Frame 1 (no input): blank canvas, image omitted
Frame 60 (the mouse pressed at the canvas centre just before this capture): blank canvas, image omitted
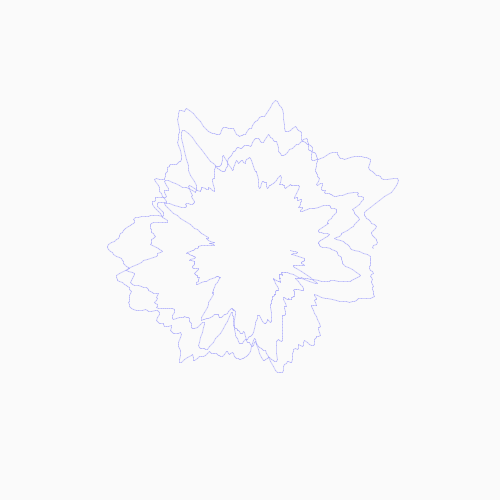
Frame 120 (the mouse held since frame 60 and released just before this capture)

The Processing sketch whose frames 1 and 60 were blank and that drew this single picture after the mouse press (run headless with seeded random() and noise(); from frame 60 on, the mouse is pressed at the canvas centre):

// Processing sketch: processing_130143
// ── processing_130143.pde


void setup() {
  size(500, 500);
  smooth();
  noStroke();
  //noCursor();
  //colorMode(HSB);
  //rectMode(CENTER);
  n = (long)random(1000);
  frameRate(50);
}

float xn, yn, zn;
float xstart;
long n;

void draw() {

  xn = noise(n);
  yn = noise(n);
 
  float r = 10;
  int centX = mouseX;
  int centY = mouseY;
  float x, y;
  float lastx = -999;
  float lasty = -999;
  float radiusNoise = random(100);
 background(centX,centY, (centX+centY)/2);
 beginShape();
  fill(centX/2,centY/2, (centX+centY)/4, random(255));
  stroke(centY/2,centX/2, (centX+centY)/2, random(255));
  for (float ang = 0;ang<1080; ang+= 0.7) {
    radiusNoise +=0.05;
    r += 0.05;

    float thisRadius = r +(noise(radiusNoise)*100);
    float rad = radians(ang);
    x = centX + (thisRadius*cos(rad));
    y = centY + (thisRadius*sin(rad));

    if (lastx>-999) {
      line(x, y, lastx, lasty);
    }
    lastx = x;
    lasty = y;
  }
}
